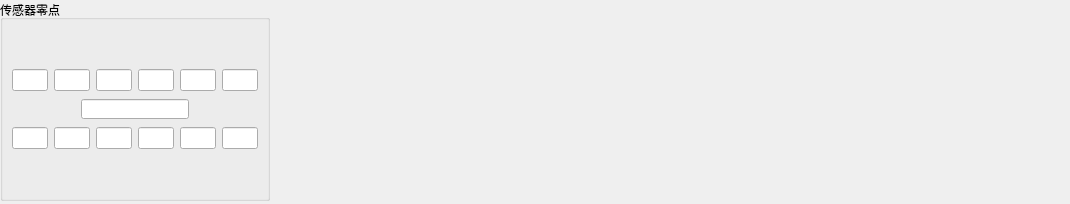
<?xml version="1.0" encoding="UTF-8"?>
<ui version="4.0">
 <class>StatusWidgetClass</class>
 <widget class="QWidget" name="StatusWidgetClass">
  <property name="windowModality">
   <enum>Qt::NonModal</enum>
  </property>
  <property name="geometry">
   <rect>
    <x>0</x>
    <y>0</y>
    <width>1070</width>
    <height>204</height>
   </rect>
  </property>
  <property name="acceptDrops">
   <bool>false</bool>
  </property>
  <property name="windowTitle">
   <string>StatusWidget</string>
  </property>
  <property name="autoFillBackground">
   <bool>false</bool>
  </property>
  <widget class="QWidget" name="">
   <property name="geometry">
    <rect>
     <x>0</x>
     <y>0</y>
     <width>1076</width>
     <height>201</height>
    </rect>
   </property>
   <layout class="QHBoxLayout" name="horizontalLayout_5">
    <item>
     <spacer name="horizontalSpacer_10">
      <property name="orientation">
       <enum>Qt::Horizontal</enum>
      </property>
      <property name="sizeHint" stdset="0">
       <size>
        <width>18</width>
        <height>28</height>
       </size>
      </property>
     </spacer>
    </item>
    <item>
     <widget class="QGroupBox" name="groupBox">
      <property name="sizePolicy">
       <sizepolicy hsizetype="Fixed" vsizetype="Fixed">
        <horstretch>0</horstretch>
        <verstretch>0</verstretch>
       </sizepolicy>
      </property>
      <property name="minimumSize">
       <size>
        <width>250</width>
        <height>100</height>
       </size>
      </property>
      <property name="title">
       <string>传感器零点</string>
      </property>
      <property name="flat">
       <bool>false</bool>
      </property>
      <layout class="QHBoxLayout" name="horizontalLayout_4">
       <item>
        <layout class="QVBoxLayout" name="verticalLayout">
         <item>
          <spacer name="verticalSpacer">
           <property name="orientation">
            <enum>Qt::Vertical</enum>
           </property>
           <property name="sizeType">
            <enum>QSizePolicy::Fixed</enum>
           </property>
           <property name="sizeHint" stdset="0">
            <size>
             <width>20</width>
             <height>40</height>
            </size>
           </property>
          </spacer>
         </item>
         <item>
          <layout class="QHBoxLayout" name="horizontalLayout">
           <item>
            <spacer name="horizontalSpacer_2">
             <property name="orientation">
              <enum>Qt::Horizontal</enum>
             </property>
             <property name="sizeHint" stdset="0">
              <size>
               <width>40</width>
               <height>20</height>
              </size>
             </property>
            </spacer>
           </item>
           <item>
            <widget class="QLineEdit" name="lineEdit11">
             <property name="sizePolicy">
              <sizepolicy hsizetype="Fixed" vsizetype="Fixed">
               <horstretch>0</horstretch>
               <verstretch>0</verstretch>
              </sizepolicy>
             </property>
             <property name="minimumSize">
              <size>
               <width>0</width>
               <height>0</height>
              </size>
             </property>
            </widget>
           </item>
           <item>
            <widget class="QLineEdit" name="lineEdit12">
             <property name="sizePolicy">
              <sizepolicy hsizetype="Fixed" vsizetype="Fixed">
               <horstretch>0</horstretch>
               <verstretch>0</verstretch>
              </sizepolicy>
             </property>
            </widget>
           </item>
           <item>
            <widget class="QLineEdit" name="lineEdit14">
             <property name="sizePolicy">
              <sizepolicy hsizetype="Fixed" vsizetype="Fixed">
               <horstretch>0</horstretch>
               <verstretch>0</verstretch>
              </sizepolicy>
             </property>
            </widget>
           </item>
           <item>
            <widget class="QLineEdit" name="lineEdit15">
             <property name="sizePolicy">
              <sizepolicy hsizetype="Fixed" vsizetype="Fixed">
               <horstretch>0</horstretch>
               <verstretch>0</verstretch>
              </sizepolicy>
             </property>
            </widget>
           </item>
           <item>
            <widget class="QLineEdit" name="lineEdit13">
             <property name="sizePolicy">
              <sizepolicy hsizetype="Fixed" vsizetype="Fixed">
               <horstretch>0</horstretch>
               <verstretch>0</verstretch>
              </sizepolicy>
             </property>
            </widget>
           </item>
           <item>
            <widget class="QLineEdit" name="lineEdit16">
             <property name="sizePolicy">
              <sizepolicy hsizetype="Fixed" vsizetype="Fixed">
               <horstretch>0</horstretch>
               <verstretch>0</verstretch>
              </sizepolicy>
             </property>
            </widget>
           </item>
           <item>
            <spacer name="horizontalSpacer">
             <property name="orientation">
              <enum>Qt::Horizontal</enum>
             </property>
             <property name="sizeHint" stdset="0">
              <size>
               <width>40</width>
               <height>20</height>
              </size>
             </property>
            </spacer>
           </item>
          </layout>
         </item>
         <item>
          <spacer name="verticalSpacer_3">
           <property name="orientation">
            <enum>Qt::Vertical</enum>
           </property>
           <property name="sizeHint" stdset="0">
            <size>
             <width>20</width>
             <height>40</height>
            </size>
           </property>
          </spacer>
         </item>
         <item>
          <layout class="QHBoxLayout" name="horizontalLayout_3">
           <item>
            <spacer name="horizontalSpacer_5">
             <property name="orientation">
              <enum>Qt::Horizontal</enum>
             </property>
             <property name="sizeHint" stdset="0">
              <size>
               <width>40</width>
               <height>20</height>
              </size>
             </property>
            </spacer>
           </item>
           <item>
            <widget class="QLineEdit" name="lineEdit0">
             <property name="enabled">
              <bool>true</bool>
             </property>
             <property name="sizePolicy">
              <sizepolicy hsizetype="Fixed" vsizetype="Minimum">
               <horstretch>0</horstretch>
               <verstretch>0</verstretch>
              </sizepolicy>
             </property>
             <property name="minimumSize">
              <size>
               <width>0</width>
               <height>20</height>
              </size>
             </property>
            </widget>
           </item>
           <item>
            <spacer name="horizontalSpacer_6">
             <property name="orientation">
              <enum>Qt::Horizontal</enum>
             </property>
             <property name="sizeHint" stdset="0">
              <size>
               <width>40</width>
               <height>20</height>
              </size>
             </property>
            </spacer>
           </item>
          </layout>
         </item>
         <item>
          <spacer name="verticalSpacer_4">
           <property name="orientation">
            <enum>Qt::Vertical</enum>
           </property>
           <property name="sizeHint" stdset="0">
            <size>
             <width>20</width>
             <height>40</height>
            </size>
           </property>
          </spacer>
         </item>
         <item>
          <layout class="QHBoxLayout" name="horizontalLayout_2">
           <item>
            <spacer name="horizontalSpacer_3">
             <property name="orientation">
              <enum>Qt::Horizontal</enum>
             </property>
             <property name="sizeHint" stdset="0">
              <size>
               <width>40</width>
               <height>20</height>
              </size>
             </property>
            </spacer>
           </item>
           <item>
            <widget class="QLineEdit" name="lineEdit21">
             <property name="sizePolicy">
              <sizepolicy hsizetype="Fixed" vsizetype="Fixed">
               <horstretch>0</horstretch>
               <verstretch>0</verstretch>
              </sizepolicy>
             </property>
            </widget>
           </item>
           <item>
            <widget class="QLineEdit" name="lineEdit22">
             <property name="sizePolicy">
              <sizepolicy hsizetype="Fixed" vsizetype="Fixed">
               <horstretch>0</horstretch>
               <verstretch>0</verstretch>
              </sizepolicy>
             </property>
            </widget>
           </item>
           <item>
            <widget class="QLineEdit" name="lineEdit23">
             <property name="sizePolicy">
              <sizepolicy hsizetype="Fixed" vsizetype="Fixed">
               <horstretch>0</horstretch>
               <verstretch>0</verstretch>
              </sizepolicy>
             </property>
            </widget>
           </item>
           <item>
            <widget class="QLineEdit" name="lineEdit24">
             <property name="sizePolicy">
              <sizepolicy hsizetype="Fixed" vsizetype="Fixed">
               <horstretch>0</horstretch>
               <verstretch>0</verstretch>
              </sizepolicy>
             </property>
            </widget>
           </item>
           <item>
            <widget class="QLineEdit" name="lineEdit25">
             <property name="sizePolicy">
              <sizepolicy hsizetype="Fixed" vsizetype="Fixed">
               <horstretch>0</horstretch>
               <verstretch>0</verstretch>
              </sizepolicy>
             </property>
            </widget>
           </item>
           <item>
            <widget class="QLineEdit" name="lineEdit26">
             <property name="sizePolicy">
              <sizepolicy hsizetype="Fixed" vsizetype="Fixed">
               <horstretch>0</horstretch>
               <verstretch>0</verstretch>
              </sizepolicy>
             </property>
            </widget>
           </item>
           <item>
            <spacer name="horizontalSpacer_9">
             <property name="orientation">
              <enum>Qt::Horizontal</enum>
             </property>
             <property name="sizeHint" stdset="0">
              <size>
               <width>40</width>
               <height>20</height>
              </size>
             </property>
            </spacer>
           </item>
           <item>
            <spacer name="horizontalSpacer_4">
             <property name="orientation">
              <enum>Qt::Horizontal</enum>
             </property>
             <property name="sizeHint" stdset="0">
              <size>
               <width>40</width>
               <height>20</height>
              </size>
             </property>
            </spacer>
           </item>
          </layout>
         </item>
         <item>
          <spacer name="verticalSpacer_2">
           <property name="orientation">
            <enum>Qt::Vertical</enum>
           </property>
           <property name="sizeType">
            <enum>QSizePolicy::Fixed</enum>
           </property>
           <property name="sizeHint" stdset="0">
            <size>
             <width>20</width>
             <height>40</height>
            </size>
           </property>
          </spacer>
         </item>
        </layout>
       </item>
      </layout>
     </widget>
    </item>
    <item>
     <spacer name="horizontalSpacer_7">
      <property name="orientation">
       <enum>Qt::Horizontal</enum>
      </property>
      <property name="sizeHint" stdset="0">
       <size>
        <width>18</width>
        <height>28</height>
       </size>
      </property>
     </spacer>
    </item>
    <item>
     <widget class="QwtPlot" name="qwtPlot">
      <property name="sizePolicy">
       <sizepolicy hsizetype="Expanding" vsizetype="Fixed">
        <horstretch>0</horstretch>
        <verstretch>0</verstretch>
       </sizepolicy>
      </property>
      <property name="minimumSize">
       <size>
        <width>800</width>
        <height>120</height>
       </size>
      </property>
     </widget>
    </item>
    <item>
     <spacer name="horizontalSpacer_8">
      <property name="orientation">
       <enum>Qt::Horizontal</enum>
      </property>
      <property name="sizeHint" stdset="0">
       <size>
        <width>18</width>
        <height>28</height>
       </size>
      </property>
     </spacer>
    </item>
   </layout>
  </widget>
 </widget>
 <customwidgets>
  <customwidget>
   <class>QwtPlot</class>
   <extends>QFrame</extends>
   <header>qwt_plot.h</header>
  </customwidget>
 </customwidgets>
 <resources/>
 <connections/>
</ui>
